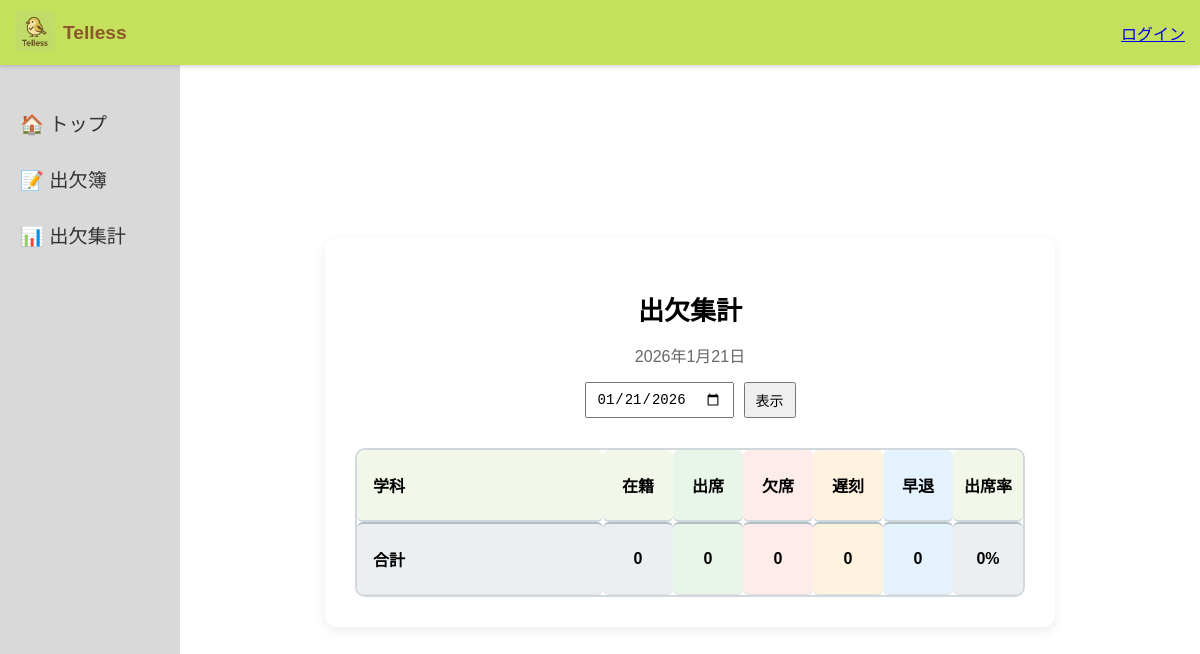
The app's page /attendance/summary/, older data.
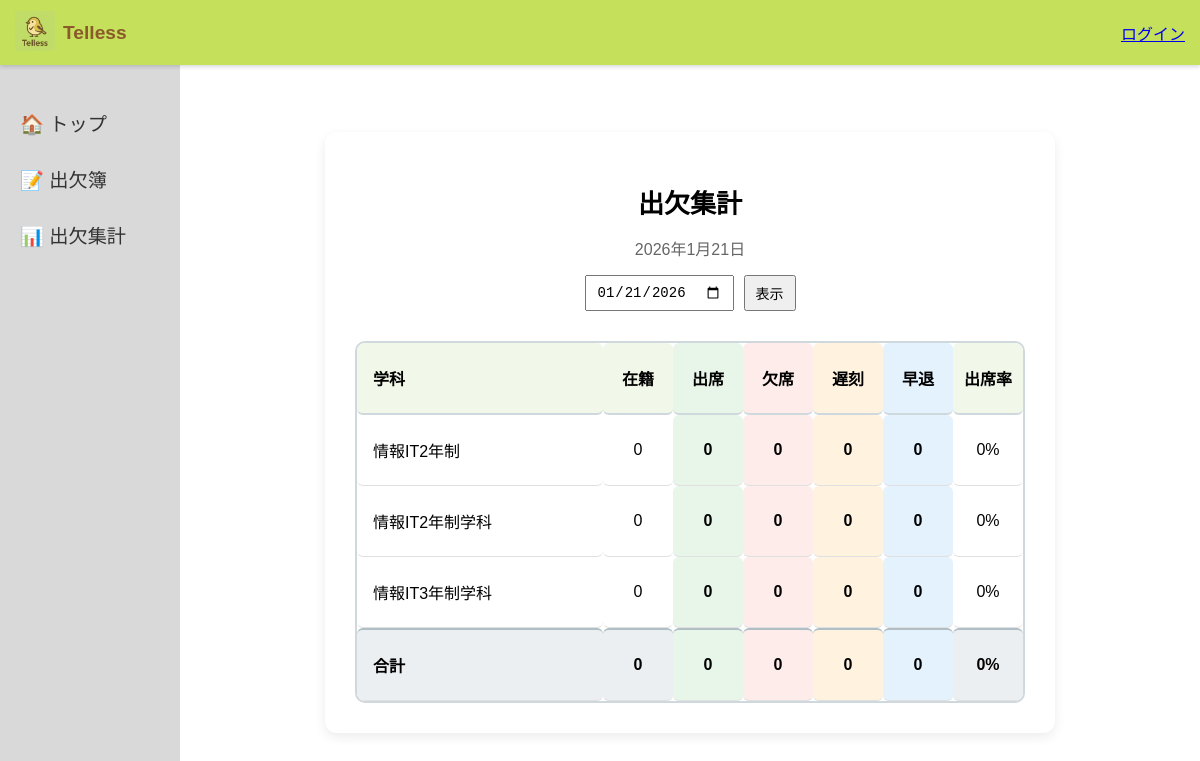
The same page, newer data.
### telles/models.py (models this page shows, shortened)
class ClassRegistration(models.Model):
    department = models.CharField(max_length=100, unique=True)

### telles/views.py (the view)
# urls.py: path("attendance/summary/", views.attendance_summary, name="attendance_summary"),
def attendance_summary(request):
    target_date = request.GET.get("date")
    if target_date:
        target_date = date.fromisoformat(target_date)
    else:
        target_date = date.today()
    selected_year = request.session.get("selected_year")
    summary = []
    departments = ClassRegistration.objects.all()
    for dept in departments:
        students = StudentProfile.objects.filter(
            department=dept,
            user__is_active=True
        )
        if selected_year:
            students = students.filter(academic_year=selected_year)
        total = students.count()
        absent = Attendance.objects.filter(
            student__in=students,
            date=target_date,
            status="absent"
        ).count()
        late = Attendance.objects.filter(
            student__in=students,
            date=target_date,
            status="late"
        ).count()
        leave = Attendance.objects.filter(
            student__in=students,
            date=target_date,
            status="leave"
        ).count()
        present = total - (absent + late + leave)
        present = max(present, 0)
        rate = round((present / total) * 100, 1) if total > 0 else 0
        summary.append({
            "class_name": dept.department,
            "total": total,
            "present": present,
            "absent": absent,
            "late": late,
            "leave": leave,
            "rate": rate,
        })
    total_students = sum(item["total"] for item in summary)
    total_absent = sum(item["absent"] for item in summary)
    total_late = sum(item["late"] for item in summary)
    total_leave = sum(item["leave"] for item in summary)
    total_present = total_students - (total_absent + total_late + total_leave)
    total_present = max(total_present, 0)
    total_summary = {
        "total": total_students,
        "present": total_present,
        "absent": total_absent,
        "late": total_late,
        "leave": total_leave,
        "rate": round((total_present / total_students) * 100, 1) if total_students > 0 else 0
    }
    return render(request, "attendance_summary.html", {
        "date": target_date,
        "summary": summary,
        "total_summary": total_summary,
    })

### telles/templates/attendance_summary.html
{% extends "base.html" %}
{% load static %}
{% block extra_css %}
<link rel="stylesheet" href="{% static 'css/attendance_board.css' %}">
{% endblock %}
{% block content %}
<div class="summary-container">
    <div class="summary-header">
        <h2>出欠集計</h2>
        <p class="summary-date">{{ date }}</p>
        <form method="get" class="date-form">
            <input type="date" name="date" value="{{ date|date:'Y-m-d' }}">
            <button type="submit">表示</button>
        </form>
    </div>
    <table class="attendance-board">
        <thead>
            <tr>
                <th>学科</th>
                <th>在籍</th>
                <th>出席</th>
                <th>欠席</th>
                <th>遅刻</th>
                <th>早退</th>
                <th>出席率</th>
            </tr>
        </thead>
        <tbody>
            {% for item in summary %}
            <tr
            class="
                {% if item.absent > 0 %}
                    row-absent
                {% elif item.late > 0 or item.leave > 0 %}
                    row-warning
                {% else %}
                    row-good
                {% endif %}
            "
            >
                <td>{{ item.class_name }}</td>
                <td>{{ item.total }}</td>
                <td class="present">{{ item.present }}</td>
                <td class="absent">{{ item.absent }}</td>
                <td class="late">{{ item.late }}</td>
                <td class="leave">{{ item.leave }}</td>
                <td class="rate">{{ item.rate }}%</td>
            </tr>
            {% endfor %}
            <tr class="total-row">
                <th>合計</th>
                <th>{{ total_summary.total }}</th>
                <th class="present">{{ total_summary.present }}</th>
                <th class="absent">{{ total_summary.absent }}</th>
                <th class="late">{{ total_summary.late }}</th>
                <th class="leave">{{ total_summary.leave }}</th>
                <th class="rate">{{ total_summary.rate }}%</th>
            </tr>
        </tbody>
    </table>
</div>
{% endblock %}

Row changes from the older to the newer data that the page shows:
added ClassRegistration: class_name "情報IT2年制"
added ClassRegistration: class_name "情報IT2年制学科"
added ClassRegistration: class_name "情報IT3年制学科"
Text that changed along with them:
new list line: "0 0 0 0 0 0 %"
